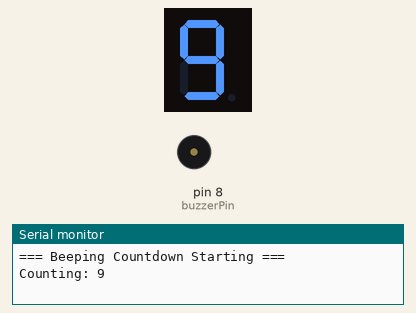
Recording of a sketch running on a simulated Arduino Uno, built with avr-gcc and run on an emulated ATmega328P. Parts: 1-digit seven-segment display, buzzer (waves = sounding), the last lines printed to the serial monitor. Wiring (inferred from the names in the program): 1-digit 7-segment display, segments lit when HIGH: segments pin 2, pin 3, pin 4, pin 5, pin 6, pin 7, pin 9. The segment pins are drawn as the display they are named for.

Above: at 0.3 s.
At 4.3 s:
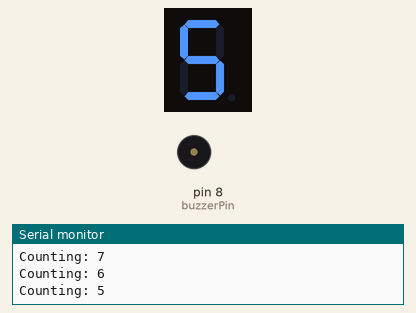
At 9.1 s:
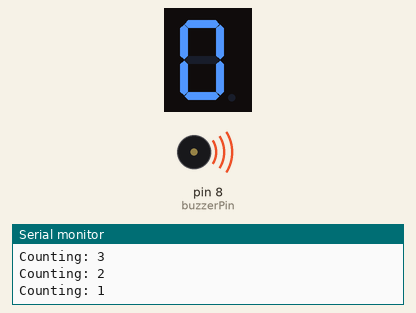
At 10.1 s:
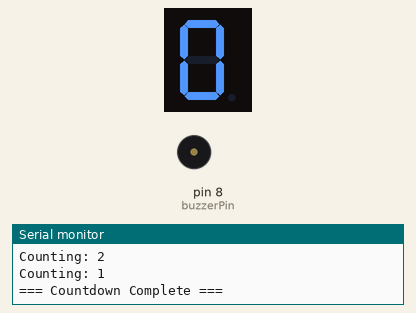
Timing chart, 0 to 11.6 s (numbered marks = the images above):
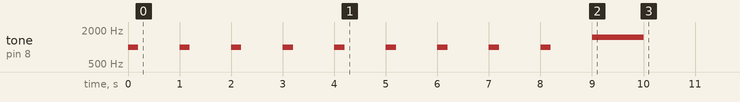

The sketch:

task_5.ino
```cpp
// Task 5: Combined Project — Beeping Countdown
// Paste your digits[][] and segmentPins[] from Task 4 at the top.

int segmentPins[] = {2, 3, 4, 5, 6, 7, 9};   // Order from Task 4: a, b, c, d, e, f, g
int numSegments = 7;

// The pattern for each digit from Task 4. 1 = segment ON, 0 = segment OFF.
byte digits[10][7] = {
    {1, 1, 1, 1, 1, 1, 0},   // 0
    {0, 1, 1, 0, 0, 0, 0},   // 1
    {1, 1, 0, 1, 1, 0, 1},   // 2
    {1, 1, 1, 1, 0, 0, 1},   // 3
    {0, 1, 1, 0, 0, 1, 1},   // 4
    {1, 0, 1, 1, 0, 1, 1},   // 5
    {1, 0, 1, 1, 1, 1, 1},   // 6
    {1, 1, 1, 0, 0, 0, 0},   // 7
    {1, 1, 1, 1, 1, 1, 1},   // 8
    {1, 1, 1, 1, 0, 1, 1}    // 9
};

int buzzerPin = 8;

// showDigit function — copied from Task 4
void showDigit(int n) {
    if (n < 0 || n > 9) return; // Safety check
    for (int i = 0; i < numSegments; i++) {
        digitalWrite(segmentPins[i], digits[n][i]);
    }
}

void setup() {
    Serial.begin(9600);

    pinMode(buzzerPin, OUTPUT);          // FILLED IN: set up the buzzer

    for (int i = 0; i < numSegments; i++) {
        pinMode(segmentPins[i], OUTPUT); // FILLED IN: set up each segment pin
    }

    Serial.println("=== Beeping Countdown Starting ==="); // FILLED IN

    int count = 9;                       // FILLED IN: Start countdown variable at 9
    while (count >= 1) {                 // FILLED IN: Loop while count is 1 or greater
        Serial.print("Counting: ");
        Serial.println(count);

        showDigit(count);                // FILLED IN: Send current value to display

        tone(buzzerPin, 1000, 200);      // FILLED IN: Short beep (1000 Hz tone for 200 milliseconds)
        delay(1000);                     // FILLED IN: Hold state for 1 second before next cycle
        count = count - 1;
    }

    showDigit(0);                        // FILLED IN: Set display to 0 upon loop completion
    tone(buzzerPin, 1500, 1000);         // FILLED IN: Longer completion tone (1500 Hz for 1 full second)
    delay(1000);                         // Wait for the completion tone to finish playing

    Serial.println("=== Countdown Complete ==="); // FILLED IN
}

void loop() {
    // Intentionally kept completely empty because the project logic runs exactly once in setup()
}
```

Measured:
- what the display in image 1 shows lasts 1.0 s, from 4.0 s to 5.0 s
